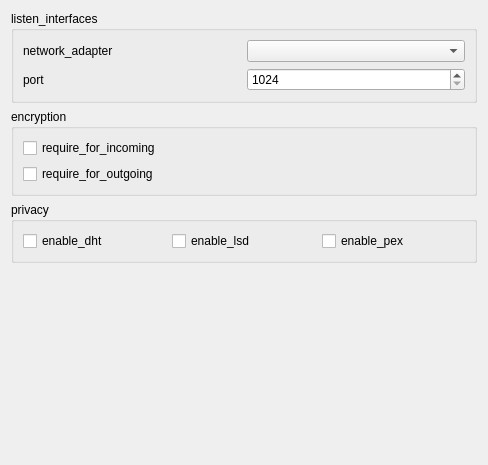
<?xml version="1.0" encoding="UTF-8"?>
<ui version="4.0">
 <class>ConnectionPreferencesPage</class>
 <widget class="QWidget" name="ConnectionPreferencesPage">
  <property name="geometry">
   <rect>
    <x>0</x>
    <y>0</y>
    <width>488</width>
    <height>465</height>
   </rect>
  </property>
  <property name="windowTitle">
   <string>Form</string>
  </property>
  <layout class="QVBoxLayout" name="verticalLayout">
   <item>
    <widget class="QGroupBox" name="listenInterfaceGroup">
     <property name="title">
      <string>listen_interfaces</string>
     </property>
     <layout class="QGridLayout" name="gridLayout">
      <item row="0" column="1">
       <widget class="QComboBox" name="listenInterfaces"/>
      </item>
      <item row="0" column="0">
       <widget class="QLabel" name="networkAdapterLabel">
        <property name="text">
         <string>network_adapter</string>
        </property>
       </widget>
      </item>
      <item row="1" column="0">
       <widget class="QLabel" name="portLabel">
        <property name="text">
         <string>port</string>
        </property>
       </widget>
      </item>
      <item row="1" column="1">
       <widget class="QSpinBox" name="port">
        <property name="buttonSymbols">
         <enum>QAbstractSpinBox::UpDownArrows</enum>
        </property>
        <property name="minimum">
         <number>1024</number>
        </property>
        <property name="maximum">
         <number>65535</number>
        </property>
       </widget>
      </item>
     </layout>
    </widget>
   </item>
   <item>
    <widget class="QGroupBox" name="encryptionGroup">
     <property name="title">
      <string>encryption</string>
     </property>
     <layout class="QVBoxLayout" name="verticalLayout_2">
      <item>
       <widget class="QCheckBox" name="encryptIncoming">
        <property name="text">
         <string>require_for_incoming</string>
        </property>
       </widget>
      </item>
      <item>
       <widget class="QCheckBox" name="encryptOutgoing">
        <property name="text">
         <string>require_for_outgoing</string>
        </property>
       </widget>
      </item>
     </layout>
    </widget>
   </item>
   <item>
    <widget class="QGroupBox" name="privacyGroup">
     <property name="title">
      <string>privacy</string>
     </property>
     <layout class="QHBoxLayout" name="horizontalLayout">
      <item>
       <widget class="QCheckBox" name="enableDht">
        <property name="text">
         <string>enable_dht</string>
        </property>
       </widget>
      </item>
      <item>
       <widget class="QCheckBox" name="enableLsd">
        <property name="text">
         <string>enable_lsd</string>
        </property>
       </widget>
      </item>
      <item>
       <widget class="QCheckBox" name="enablePex">
        <property name="text">
         <string>enable_pex</string>
        </property>
       </widget>
      </item>
     </layout>
    </widget>
   </item>
   <item>
    <spacer name="verticalSpacer">
     <property name="orientation">
      <enum>Qt::Vertical</enum>
     </property>
     <property name="sizeHint" stdset="0">
      <size>
       <width>20</width>
       <height>40</height>
      </size>
     </property>
    </spacer>
   </item>
  </layout>
 </widget>
 <resources/>
 <connections/>
</ui>
